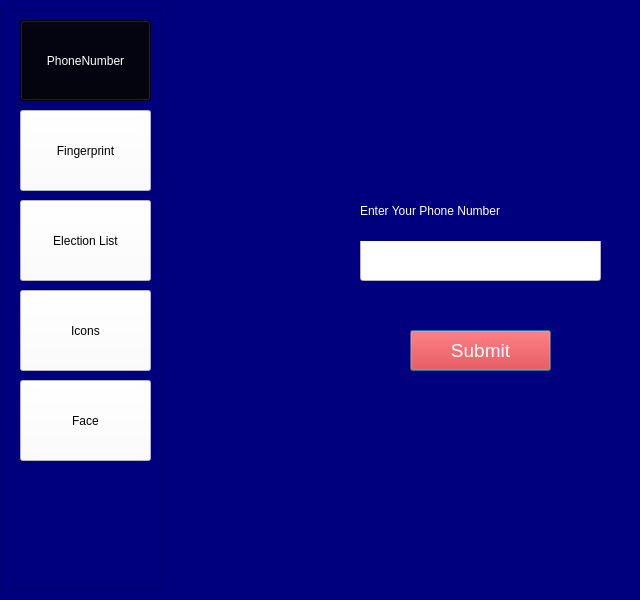
<?xml version="1.0" encoding="UTF-8"?>
<ui version="4.0">
 <class>Dialog</class>
 <widget class="QDialog" name="Dialog">
  <property name="geometry">
   <rect>
    <x>0</x>
    <y>0</y>
    <width>640</width>
    <height>600</height>
   </rect>
  </property>
  <property name="windowTitle">
   <string>Dialog</string>
  </property>
  <property name="styleSheet">
   <string notr="true">background-color: rgb(0, 0, 127);</string>
  </property>
  <widget class="QLineEdit" name="password">
   <property name="geometry">
    <rect>
     <x>360</x>
     <y>230</y>
     <width>241</width>
     <height>51</height>
    </rect>
   </property>
   <property name="styleSheet">
    <string notr="true">font-size:14pt;
color: rgb(0, 0, 0);
background-color: rgb(255, 255, 255);</string>
   </property>
   <property name="text">
    <string/>
   </property>
  </widget>
  <widget class="QPushButton" name="submit_button">
   <property name="geometry">
    <rect>
     <x>410</x>
     <y>330</y>
     <width>141</width>
     <height>41</height>
    </rect>
   </property>
   <property name="styleSheet">
    <string notr="true"> font-size:14pt; color:rgb(255, 255, 255);
background-color: rgb(255, 0, 0);</string>
   </property>
   <property name="text">
    <string>Submit</string>
   </property>
  </widget>
  <widget class="QLabel" name="label">
   <property name="geometry">
    <rect>
     <x>360</x>
     <y>180</y>
     <width>261</width>
     <height>61</height>
    </rect>
   </property>
   <property name="styleSheet">
    <string notr="true">color: rgb(255, 255, 255);
font: 75 16pt &quot;MS Shell Dlg 2&quot;;</string>
   </property>
   <property name="text">
    <string>Enter Your Phone Number</string>
   </property>
  </widget>
  <widget class="QFrame" name="frame">
   <property name="geometry">
    <rect>
     <x>0</x>
     <y>10</y>
     <width>161</width>
     <height>581</height>
    </rect>
   </property>
   <property name="frameShape">
    <enum>QFrame::StyledPanel</enum>
   </property>
   <property name="frameShadow">
    <enum>QFrame::Raised</enum>
   </property>
   <widget class="QPushButton" name="pushButton">
    <property name="geometry">
     <rect>
      <x>20</x>
      <y>10</y>
      <width>131</width>
      <height>81</height>
     </rect>
    </property>
    <property name="styleSheet">
     <string notr="true">background-color: rgb(0, 0, 12);
color: rgb(255, 255, 255);</string>
    </property>
    <property name="text">
     <string>PhoneNumber</string>
    </property>
   </widget>
   <widget class="QPushButton" name="createaccbutton">
    <property name="geometry">
     <rect>
      <x>20</x>
      <y>100</y>
      <width>131</width>
      <height>81</height>
     </rect>
    </property>
    <property name="styleSheet">
     <string notr="true">background-color: rgb(255, 255, 255);</string>
    </property>
    <property name="text">
     <string>Fingerprint</string>
    </property>
   </widget>
   <widget class="QPushButton" name="pushButton_3">
    <property name="geometry">
     <rect>
      <x>20</x>
      <y>190</y>
      <width>131</width>
      <height>81</height>
     </rect>
    </property>
    <property name="styleSheet">
     <string notr="true">background-color: rgb(255, 255, 255);</string>
    </property>
    <property name="text">
     <string>Election List</string>
    </property>
   </widget>
   <widget class="QPushButton" name="pushButton_4">
    <property name="geometry">
     <rect>
      <x>20</x>
      <y>280</y>
      <width>131</width>
      <height>81</height>
     </rect>
    </property>
    <property name="styleSheet">
     <string notr="true">background-color: rgb(255, 255, 255);</string>
    </property>
    <property name="text">
     <string>Icons</string>
    </property>
   </widget>
   <widget class="QPushButton" name="pushButton_5">
    <property name="geometry">
     <rect>
      <x>20</x>
      <y>370</y>
      <width>131</width>
      <height>81</height>
     </rect>
    </property>
    <property name="styleSheet">
     <string notr="true">background-color: rgb(255, 255, 255);</string>
    </property>
    <property name="text">
     <string>Face</string>
    </property>
   </widget>
  </widget>
 </widget>
 <resources/>
 <connections/>
</ui>
